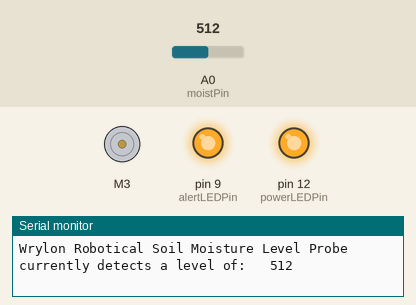
Recording of a sketch running on a simulated Arduino Uno, built with avr-gcc and run on an emulated ATmega328P. Parts: DC motor (green arrow = forward, orange = backward, longer = faster), output pins drawn as LEDs (lit = HIGH), the last lines printed to the serial monitor. The inputs (shaded band) are chosen by the test bench; at power-on: A0 (moistPin) = 512.

Above: at 10.9 s.
11.0 s: A0 (moistPin) set to 544
23.6 s: A0 (moistPin) set to 573
At 33.5 s:
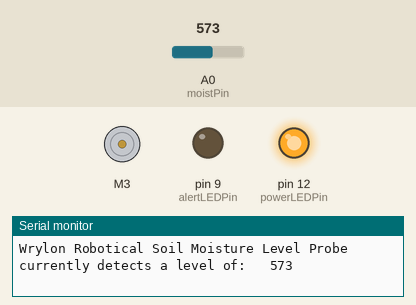
34.0 s: A0 (moistPin) set to 511
At 38.0 s:
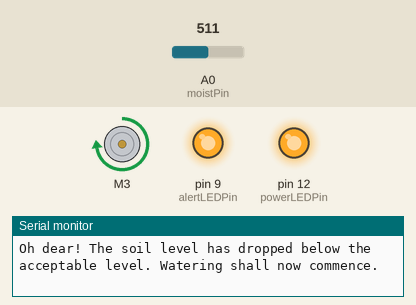
48.0 s: A0 (moistPin) set to 716
At 56.0 s:
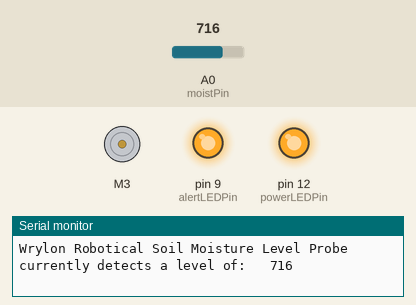
Timing chart, 0 to 58.6 s (numbered marks = the images above; inputs shaded):
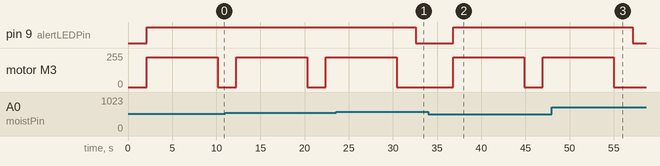

Measured:
- the behaviour switches between 559 and 560 on A0 (moistPin) (found by bisection; images 0 and 1)
- after the input at 23.6 s, pin 9 (alertLEDPin): HIGH → LOW after 9.0 s; motor M3: goes on until 30.4 s, then stays stopped
- after the input at 34.0 s, pin 9 (alertLEDPin): LOW → HIGH after 2.8 s; motor M3: stopped → forward 225/255 after 2.8 s, → stopped 8.0 s later, → forward 225/255 2.1 s later
- after the input at 48.0 s, pin 9 (alertLEDPin): HIGH → LOW after 9.1 s; motor M3: goes on until 55.0 s, then stays stopped

The sketch:

WrylonRoboticalFlowerBot.ino
```cpp
//WrylonRoboticalFlowerBot.ino
////////////////////////////////////////////////////////////////////////////
//-+ Welcome to the Wrylon Robotical Flower Care Robot Arduino sketch! +-
//     This program is used to imbue Chauncey, the Wrylon Robotical Flower Care Robot with
//     the latest in flower care intelligence. Simply wire up the circuit,
//     power up the bot, fill the watering can with water, and enjoy
//     effortless care of your prized flower.
//
//
// by John Edgar Park (with optimization notes by Ronan Park)
//           The web: www.jpixl.net
//           The mail: jp@jpixl.net
//           The twitter: @johnedgarpark
//
////////////////////////////////////////////////////////////////////////////
// Software:  Arduino 1.6.5 (or later)
// Hardware:  Arduino Uno (or equivalent)
//            Adafruit Industries Motor Shield v2 (for MotorShield V1, please use WrylongRoboticalFlowerBot_old.ino)
//            DC motor
//            10mm red LED
//            10mm green LED
//            10k resistor (x2)
//            220ohm resistor
//            1/8" O.D. 12" length brass tube (x2) (or two stainless steel nails or bolts or screws) with wires soldered to them as moisture sensor probes
//            Stranded wire for circuit hookup
//            WingShield Industries ScrewShield (optional) for connecting the wiring to the Arduino and Motor Shield
//            4 AA battery supply (or wall wart) for powering the Arduino
//            Proper battery (or wall wart) for powering the motor (e.g., 7.2V 1500mAh NiMH RC car battery)
//
////////////////////////////////////////////////////////////////////////////

#include <Wire.h>
#include <Adafruit_MotorShield.h>
//Include the Adafruit Motor Library (found here: https://learn.adafruit.com/adafruit-motor-shield-v2-for-arduino/install-software )
Adafruit_MotorShield AFMS = Adafruit_MotorShield(); // Create the motor shield object with the default I2C address
Adafruit_DCMotor *motor3 = AFMS.getMotor(3); //We'll use the third motor output on the Motor Shield, so be sure to wire the motor to the to M3 terminal block outputs.

int moistPin = 0; //The analog A0 pin on the Arduino will test the resistance of the probe
int moistValue; //variable to hold resistance read from moistPin.
int powerLEDPin = 12;//10mm green LED with 10K resistor will
int alertLEDPin = 9;//10mm red LED with 220ohm resistor
int dryValue = 560;//calibrated value for moisture. typical value of 650 to 750 for 30% water to soil mix. Change this value to adjust how dry the soil is before it is watered.
int motorRunValue = 8000; //motor run time in milliseconds, 8000 millis (8 seconds) default
int motorSpeed = 225; //change this value to speed up or slow down the motor rate. Range is 0-255.
//initialize variables to store readings from sensor
int moistVal = 0;

void setup(){

  pinMode(powerLEDPin, OUTPUT);  //set LED pin modes to output
  pinMode(alertLEDPin, OUTPUT);  //set LED pin modes to output
  digitalWrite(powerLEDPin, HIGH);  //light the power LED
  digitalWrite(alertLEDPin, LOW);  //make sure the alert LED is off
  AFMS.begin(1000);
  motor3->setSpeed(motorSpeed);  //set motor at full power
  motor3->run(RELEASE);  //make sure motor is disengaged.
  Serial.begin(9600);  //initialize the serial port for output to the serial monitor for testing
  Serial.println();
  Serial.println();
  Serial.println("----- WRYLON ROBOTICAL Flower Bot -----");
  Serial.println();
  Serial.println("----- Boot sequence complete. -----");
  Serial.println();
  Serial.println();

}

void loop(){

  moistVal = analogRead(moistPin);  //read the moisture probes

  //write moisture values to serial port
  Serial.print("Wrylon Robotical Soil Moisture Level Probe currently detects a level of:   ");
  Serial.println(moistVal);
  delay(2000);  //how often to check moisture level in milliseconds

  //run alert and motor if mosture level is too low
  //note, you can adjust this value to suit your flower, a higher value means that the soil is kept more moist
  //typical values are around 750 for 30% water to soil
  //lower than dryValue means it's time to water the flower
  if(moistVal>=dryValue){
      Serial.println("     Your flower appears to be in an ideally moist environment.");
      Serial.print("      (I will endevour to keep the moisture level above: ");
      Serial.print(dryValue);
      Serial.println(")");
      Serial.println();

    digitalWrite(alertLEDPin, LOW); //since the moisture level is above the dry value, turn off (or keep turned off) the red alert LED
    //delay(150);

  }
  else{

    digitalWrite(alertLEDPin, HIGH);    //it's too dry, light the alert LED! Keep it lit until watered

    Serial.println();
    Serial.println("Oh dear! The soil level has dropped below the acceptable level. Watering shall now commence.");
    Serial.println();

    motor3->run(FORWARD);   //set the motor running in the forward direction ("forward" is relative, you may change value to BACKWARD if the motor runs in the wrong direction to engage the watering can mechanism.)
    delay(motorRunValue);  //run the motor for the number of milliseconds set at the top of the sketch
    motor3->run(RELEASE);   //stop the motor

    Serial.println("Watering has completed, moisture should soon return to an acceptable level.");
    Serial.println();
    Serial.println();
  }
}
// end WrylonRoboticalFlowerBot.ino
////////////////////////////////////////////////////////////////////////////
```
